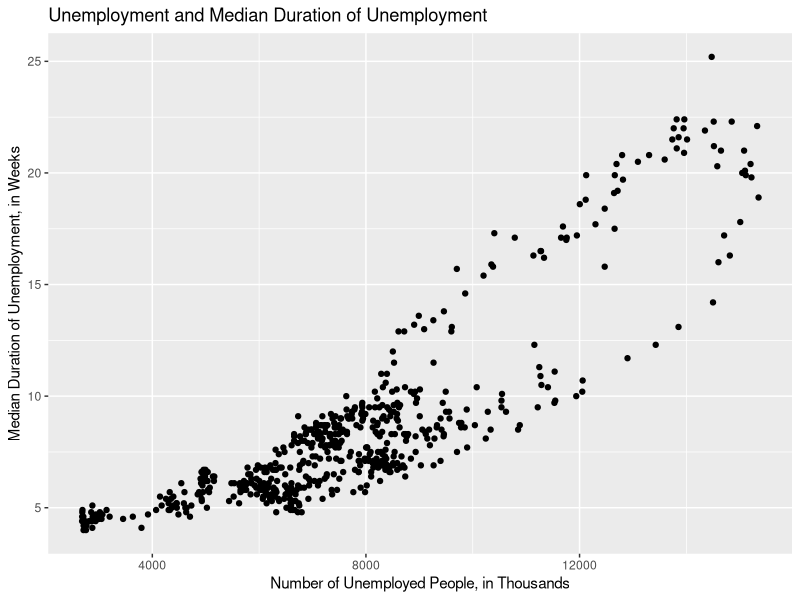
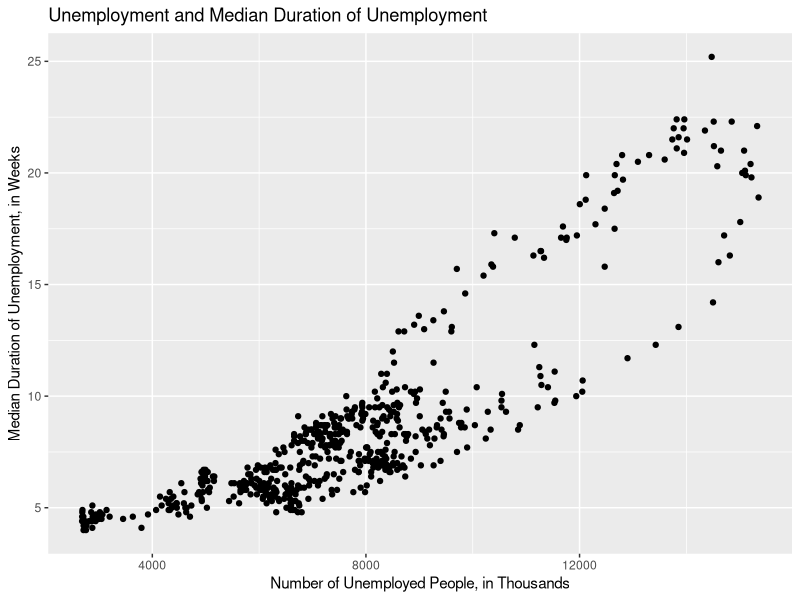

These figures' R source, in order:
## ---- chunk 1
X <- "This is my first assignment"
X # Print X 
## ---- chunk 2
?paste # Open the help document for paste
## ---- chunk 3
paste("Hello", "world")
paste("A", "B", "C", sep = "-")
paste0("A", "B", "C")
paste("Today is", Sys.Date())
## ---- chunk 4
X <- paste(X, "and I'm loving it!") # Add more text to the existing variable X
X # Print X to confirm the change
## ---- chunk 5
Y <- c(2, 3, 4, 5) # Create a numeric vector
Y <- Y * 2 # Multiply every number in Y by 2 and save it again as Y
Y # Print Y to confirm the operation worked
## ---- chunk 6
X # Print the text variable
Y # Print the numeric vector
## ---- chunk 7
max(Y) # Find the maximum value of Y
min(Y) # Find the minimum value of Y
## ---- chunk 8
# Install ggplot2 only if needed
# install.packages("ggplot2")

library(ggplot2) # Load ggplot2
head(economics) # View the first six rows of the economics data set
## ---- chunk 9
# Create a basic ggplot object and save it as plot
plot <- ggplot(
  data = economics,
  mapping = aes(x = unemploy, y = uempmed)
) +
  geom_point()

# Print the plot object with labels added
plot +
  labs(
    title = "Unemployment and Median Duration of Unemployment",
    x = "Number of Unemployed People, in Thousands",
    y = "Median Duration of Unemployment, in Weeks"
  )
## ---- chunk 10
#| label: fig-unemployment-duration
#| fig-cap: "Relationship between the number of unemployed people and the median duration of unemployment."
#| fig-width: 5
#| fig-asp: 0.6

economics |>
  ggplot(mapping = aes(x = unemploy, y = uempmed)) +
  geom_point() +
  labs(
    title = "Unemployment and Median Duration of Unemployment",
    x = "Number of Unemployed People, in Thousands",
    y = "Median Duration of Unemployment, in Weeks"
  )
